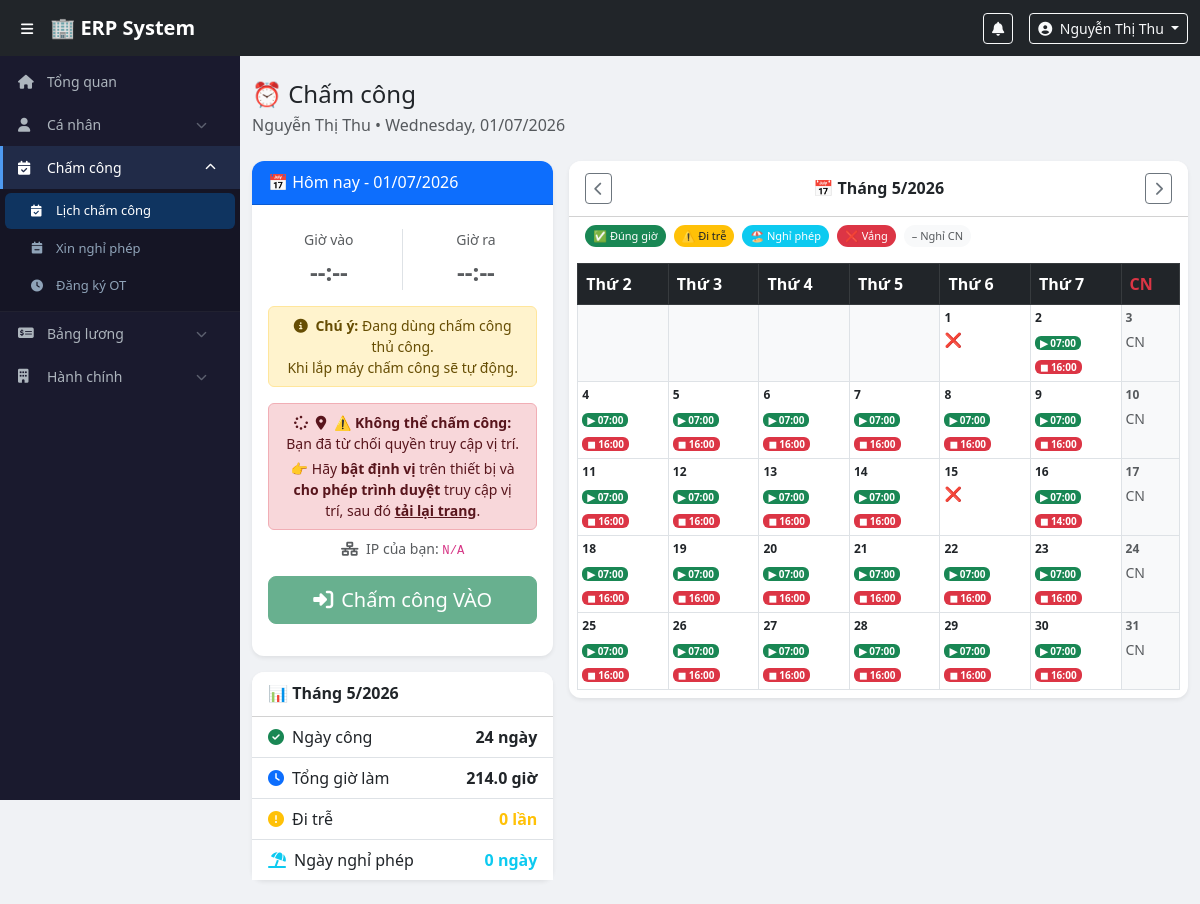
The app's page /modules/attendance/index.php?month=5&year=2026 (signed in) with its own data.
### tables this page shows
CREATE TABLE `attendance_logs` (
  `id` bigint(20) NOT NULL,
  `user_id` int(11) NOT NULL,
  `check_in` datetime DEFAULT NULL,
  `check_out` datetime DEFAULT NULL,
  `work_date` date NOT NULL,
  `shift_id` int(11) DEFAULT NULL,
  `work_hours` decimal(5,2) DEFAULT 0.00,
  `source` enum('machine','manual','system') DEFAULT 'manual',
  `check_in_ip` varchar(45) DEFAULT NULL,
  `check_in_lat` decimal(10,7) DEFAULT NULL,
  `check_in_lng` decimal(10,7) DEFAULT NULL,
  `check_in_location_flag` enum('verified','outside','no_gps','unknown') DEFAULT 'unknown',
  `check_out_ip` varchar(45) DEFAULT NULL,
  `check_out_lat` decimal(10,7) DEFAULT NULL,
  `check_out_lng` decimal(10,7) DEFAULT NULL,
  `check_out_location_flag` enum('verified','outside','no_gps','unknown') DEFAULT 'unknown',
  `note` text DEFAULT NULL,
  `created_at` timestamp NOT NULL DEFAULT current_timestamp(),
  `updated_at` timestamp NOT NULL DEFAULT current_timestamp() ON UPDATE current_timestamp(),
  `is_late` tinyint(1) DEFAULT 0,
  `late_minutes` int(11) DEFAULT 0,
  `early_leave` tinyint(1) DEFAULT 0,
  `early_leave_minutes` int(11) DEFAULT 0
);

### config/auth.php (called while the page is built, shortened)
<?php
function currentUser() {
    return [
        'id'          => $_SESSION['user_id']   ?? null,
        'full_name'   => $_SESSION['full_name'] ?? '',
        'username'    => $_SESSION['username']  ?? '',
        'role'        => $_SESSION['role']      ?? '',
        'role_name'   => $_SESSION['role_name'] ?? '',
        'employee_code' => $_SESSION['employee_code'] ?? '',
        'department_id' => $_SESSION['department_id'] ?? null,
    ];
}
?>

### modules/attendance/index.php (the view, shortened to what this page needs)
<?php
require_once $_SERVER['DOCUMENT_ROOT'] . '/erp/config/auth.php';
$user = currentUser();
$pdo = getDBConnection();
$viewMonth = (int)($_GET['month'] ?? date('m'));
$viewYear  = (int)($_GET['year']  ?? date('Y'));
$today = date('Y-m-d');
$stmt  = $pdo->prepare("SELECT * FROM attendance_logs WHERE user_id = ? AND work_date = ?");
$stmt->execute([$user['id'], $today]);
$todayLog = $stmt->fetch();
$stmt = $pdo->prepare("SELECT * FROM attendance_logs WHERE user_id = ? AND MONTH(work_date) = ? AND YEAR(work_date) = ? ORDER BY work_date");
$stmt->execute([$user['id'], $viewMonth, $viewYear]);
$monthLogs = [];
foreach ($stmt->fetchAll() as $log) $monthLogs[$log['work_date']] = $log;
$leaveDays = [];
$totalWorkDays = 0; $totalWorkHours = 0; $lateDays = 0;
foreach ($monthLogs as $log) {
    if ($log['check_in']) {
        $totalWorkDays++;
        $totalWorkHours += $log['work_hours'];
    }
}
include $_SERVER['DOCUMENT_ROOT'] . '/erp/includes/header.php';
include $_SERVER['DOCUMENT_ROOT'] . '/erp/includes/sidebar.php';
?>
<div class="main-content">
<div class="container-fluid py-4">
    <div class="d-flex justify-content-between align-items-center mb-4">
        <div>
            <h4 class="mb-1">⏰ Chấm công</h4>
            <p class="text-muted mb-0"><?= htmlspecialchars($user['full_name']) ?> &bull; <?= date('l, d/m/Y') ?></p>
        </div>
    </div>
    <div class="row g-3">
        <div class="col-lg-4">
            <div class="card border-0 shadow-sm mb-3">
                <div class="card-header bg-primary text-white">
                    <h6 class="mb-0">📅 Hôm nay - <?= date('d/m/Y') ?></h6>
                </div>
                <div class="card-body text-center py-4">
                    <?php
                    $canCheckIn  = !$todayLog || !$todayLog['check_in'];
                    ?>
                    <div class="mb-3">
                        <div class="row">
                            <div class="col-6 border-end">
                                <div class="text-muted small mb-1">Giờ vào</div>
                                <div class="fs-4 fw-bold <?= $todayLog && $todayLog['check_in'] ? 'text-success' : 'text-muted' ?>">
                                    <?= $todayLog && $todayLog['check_in'] ? date('H:i', strtotime($todayLog['check_in'])) : '--:--' ?>
                                </div>
                            </div>
                            <div class="col-6">
                                <div class="text-muted small mb-1">Giờ ra</div>
                                <div class="fs-4 fw-bold <?= $todayLog && $todayLog['check_out'] ? 'text-danger' : 'text-muted' ?>">
                                    <?= $todayLog && $todayLog['check_out'] ? date('H:i', strtotime($todayLog['check_out'])) : '--:--' ?>
                                </div>
                            </div>
                        </div>
                    </div>
                    <?php if ($todayLog && $todayLog['check_out']): ?>
                        <div class="alert alert-success py-2">
                            ✅ Đã hoàn thành ca hôm nay<br>
                            <strong><?= $todayLog['work_hours'] ?> giờ</strong>
                        </div>
                    <?php else: ?>
                        <div class="alert alert-warning py-2 small mb-3">
                            <i class="fas fa-info-circle me-1"></i>
                            <strong>Chú ý:</strong> Đang dùng chấm công thủ công.<br>
                            Khi lắp máy chấm công sẽ tự động.
                        </div>
                        <form method="POST" id="attendanceForm">
                            <div id="gpsStatus" class="alert alert-warning py-2 small mb-2">
                                <i class="fas fa-spinner fa-spin me-1"></i>
                                <span id="gpsStatusText">Đang lấy vị trí GPS, vui lòng chờ...</span>
                            </div>
                            <div class="text-muted small mb-3">
                                <i class="fas fa-network-wired me-1"></i>
                                IP của bạn: <code id="displayIp">—</code>
                            </div>
                            <?php if ($canCheckIn): ?>
                                <button type="submit" class="btn btn-success btn-lg w-100 mb-2"
                                        id="btnSubmit"
                                        disabled
                                        onclick="return confirm('Xác nhận chấm công VÀO lúc ' + new Date().toLocaleTimeString('vi-VN') + '?')">
                                    <i class="fas fa-sign-in-alt me-2"></i>Chấm công VÀO
                                </button>
                            <?php endif; ?>
                        </form>
                    <?php endif; ?>
                </div>
            </div>
            <div class="card border-0 shadow-sm">
                <div class="card-header bg-white">
                    <h6 class="mb-0 fw-bold">📊 Tháng <?= $viewMonth . '/' . $viewYear ?></h6>
                </div>
                <div class="card-body p-0">
                    <ul class="list-group list-group-flush">
                        <li class="list-group-item d-flex justify-content-between">
                            <span><i class="fas fa-check-circle text-success me-2"></i>Ngày công</span>
                            <strong><?= $totalWorkDays ?> ngày</strong>
                        </li>
                        <li class="list-group-item d-flex justify-content-between">
                            <span><i class="fas fa-clock text-primary me-2"></i>Tổng giờ làm</span>
                            <strong><?= number_format($totalWorkHours, 1) ?> giờ</strong>
                        </li>
                        <li class="list-group-item d-flex justify-content-between">
                            <span><i class="fas fa-exclamation-circle text-warning me-2"></i>Đi trễ</span>
                            <strong class="text-warning"><?= $lateDays ?> lần</strong>
                        </li>
                        <li class="list-group-item d-flex justify-content-between">
                            <span><i class="fas fa-umbrella-beach text-info me-2"></i>Ngày nghỉ phép</span>
                            <strong class="text-info"><?= count($leaveDays) ?> ngày</strong>
                        </li>
                    </ul>
                </div>
            </div>
        </div>
        <div class="col-lg-8">
            <div class="card border-0 shadow-sm">
                <div class="card-header bg-white d-flex justify-content-between align-items-center">
                    <a href="?month=<?= $viewMonth-1 ?>&year=<?= $viewYear ?>" class="btn btn-sm btn-outline-secondary">
                        <i class="fas fa-chevron-left"></i>
                    </a>
                    <h6 class="mb-0 fw-bold">📅 Tháng <?= $viewMonth . '/' . $viewYear ?></h6>
                    <a href="?month=<?= $viewMonth+1 ?>&year=<?= $viewYear ?>" class="btn btn-sm btn-outline-secondary">
                        <i class="fas fa-chevron-right"></i>
                    </a>
                </div>
                <div class="card-body p-2">
                    <div class="d-flex flex-wrap gap-2 mb-3 px-2">
                        <span class="badge-legend bg-success text-white">✅ Đúng giờ</span>
                        <span class="badge-legend bg-warning text-dark">⚠️ Đi trễ</span>
                        <span class="badge-legend bg-info text-white">🏖️ Nghỉ phép</span>
                        <span class="badge-legend bg-danger text-white">❌ Vắng</span>
                        <span class="badge-legend bg-light text-muted">– Nghỉ CN</span>
                    </div>
                    <table class="table table-bordered calendar-table mb-0">
                        <thead class="table-dark">
                            <tr>
                                <th>Thứ 2</th><th>Thứ 3</th><th>Thứ 4</th>
                                <th>Thứ 5</th><th>Thứ 6</th><th>Thứ 7</th><th class="text-danger">CN</th>
                            </tr>
                        </thead>
                        <tbody>
                        <?php
                        $firstDay    = mktime(0,0,0,$viewMonth,1,$viewYear);
                        $daysInMonth = cal_days_in_month(CAL_GREGORIAN,$viewMonth,$viewYear);
                        $startDow    = date('N', $firstDay);
                        echo '<tr>';
                        for ($i = 1; $i < $startDow; $i++) echo '<td class="bg-light"></td>';
                        $col = $startDow;
                        for ($day = 1; $day <= $daysInMonth; $day++) {
                            $dateStr  = sprintf('%04d-%02d-%02d', $viewYear, $viewMonth, $day);
                            $dow      = date('N', mktime(0,0,0,$viewMonth,$day,$viewYear));
                            $isToday  = ($dateStr === date('Y-m-d'));
                            $isSunday = ($dow == 7);
                            $log      = $monthLogs[$dateStr] ?? null;
                            $isLeave  = isset($leaveDays[$dateStr]);
                            $isFuture = $dateStr > date('Y-m-d');
                            $cellClass = $isToday ? ' today-cell' : '';
                            $content   = '';
                            if ($isSunday) {
                                $cellClass .= ' bg-light text-muted';
                                $content = '<small class="text-muted">CN</small>';
                            } elseif ($isFuture) {
                                $content = '';
                            } elseif ($isLeave && !$log) {
                                $cellClass .= ' leave-cell';
                                $content = '<div class="small text-info fw-bold">🏖️ Phép</div>';
                            } elseif ($log && $log['check_in']) {
                                $isLate = date('H:i', strtotime($log['check_in'])) > '08:15';
                                $locBadge = match ($log['check_in_location_flag'] ?? 'unknown') {
                                    'verified' => '<span class="badge bg-success badge-sm mt-1">📍✅</span>',
                                    'outside'  => '<span class="badge bg-warning text-dark badge-sm mt-1">📍⚠️</span>',
                                    'no_gps'   => '<span class="badge bg-secondary badge-sm mt-1">📍?</span>',
                                    default    => '',
                                };
                                $cellClass .= $isLate ? ' late-cell' : ' present-cell';
                                $content = '<div class="att-time">
                                    <span class="badge bg-success badge-sm">▶ ' . date('H:i', strtotime($log['check_in'])) . '</span><br>
                                    <span class="badge bg-danger badge-sm mt-1">◼ ' . ($log['check_out'] ? date('H:i', strtotime($log['check_out'])) : '?') . '</span>' .
                                    $locBadge . '</div>';
                            } else {
                                $cellClass .= ' absent-cell';
                                $content = '<div class="small text-danger">❌</div>';
                            }
                            echo "<td class='calendar-day $cellClass " . ($isToday ? 'border border-primary border-2' : '') . "'>
                                    <div class='day-number " . ($isToday ? 'fw-bold text-primary' : '') . "'>$day</div>
                                    $content
                                  </td>";
                            if ($col % 7 == 0 && $day < $daysInMonth) echo '</tr><tr>';
                            $col++;
                        }
                        echo '</tr>';
                        ?>
                        </tbody>
                    </table>
                </div>
            </div>
        </div>
    </div>
</div>
</div>
<?php include $_SERVER['DOCUMENT_ROOT'] . '/erp/includes/footer.php'; ?>

### assets/css/style.css (style rules this page uses)
body { padding-top: 56px; background: #f0f2f5; font-family: 'Segoe UI', sans-serif; }
.main-content { margin-left: 240px; transition: margin-left 0.3s; min-height: calc(100vh - 56px); }
.card { border-radius: 12px !important; }
.card-header { border-radius: 12px 12px 0 0 !important; padding: 12px 16px; }

### modules/attendance/index.php (style rules this page uses)
.calendar-table td { height: 65px; vertical-align: top; padding: 4px; }
.day-number { font-size: 12px; font-weight: 600; margin-bottom: 2px; }
.present-cell { background: #f0fff4; }
.absent-cell { background: #fff5f5; }
.att-time .badge-sm { font-size: 10px; padding: 2px 5px; }
.badge-legend { font-size: 11px; padding: 3px 8px; border-radius: 20px; }

### records on screen
attendance_logs: check_in "07:00", check_out "16:00"
attendance_logs: check_in "07:00", check_out "16:00"
attendance_logs: check_in "07:00", check_out "16:00"
attendance_logs: check_in "07:00", check_out "16:00"
attendance_logs: check_in "07:00", check_out "16:00"
attendance_logs: check_in "07:00", check_out "16:00"
attendance_logs: check_in "07:00", check_out "16:00"
attendance_logs: check_in "07:00", check_out "16:00"
attendance_logs: check_in "07:00", check_out "16:00"
attendance_logs: check_in "07:00", check_out "16:00"
attendance_logs: check_in "07:00", check_out "16:00"
attendance_logs: check_in "07:00", check_out "14:00"
attendance_logs: check_in "07:00", check_out "16:00"
attendance_logs: check_in "07:00", check_out "16:00"
attendance_logs: check_in "07:00", check_out "16:00"
attendance_logs: check_in "07:00", check_out "16:00"
attendance_logs: check_in "07:00", check_out "16:00"
attendance_logs: check_in "07:00", check_out "16:00"
attendance_logs: check_in "07:00", check_out "16:00"
attendance_logs: check_in "07:00", check_out "16:00"
attendance_logs: check_in "07:00", check_out "16:00"
attendance_logs: check_in "07:00", check_out "16:00"
attendance_logs: check_in "07:00", check_out "16:00"
attendance_logs: check_in "07:00", check_out "16:00"

### other values on screen
$user['full_name'] "Nguyễn Thị Thu"
$viewMonth "5"
$totalWorkDays "24"
$totalWorkHours "214.0"
$lateDays "0"
count($leaveDays) "0"
